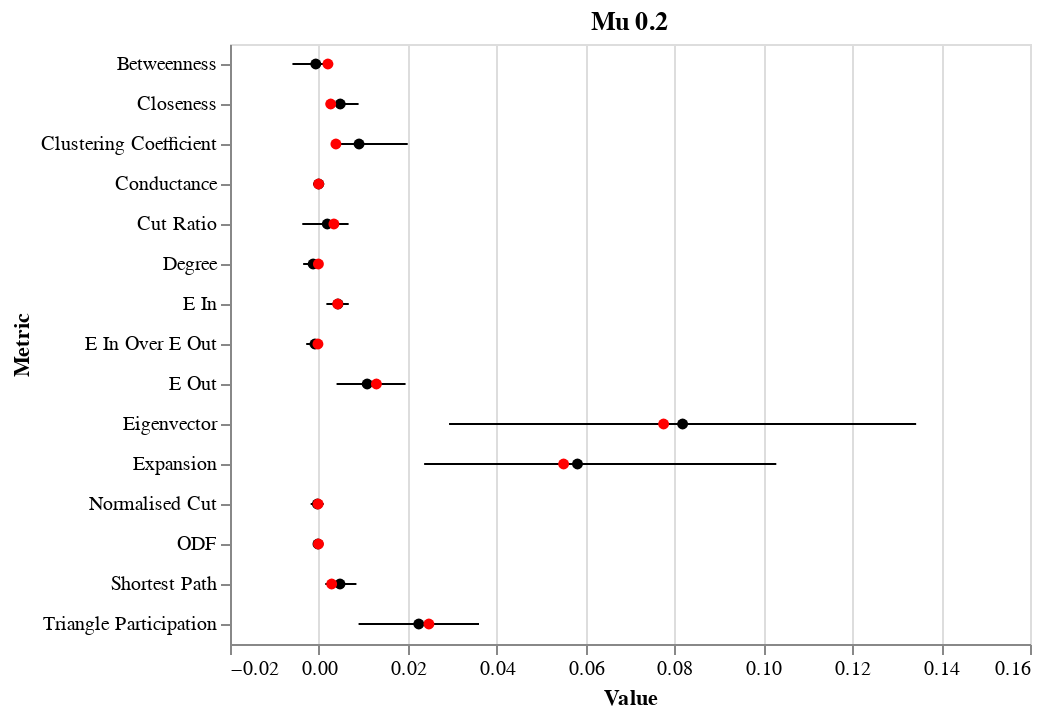
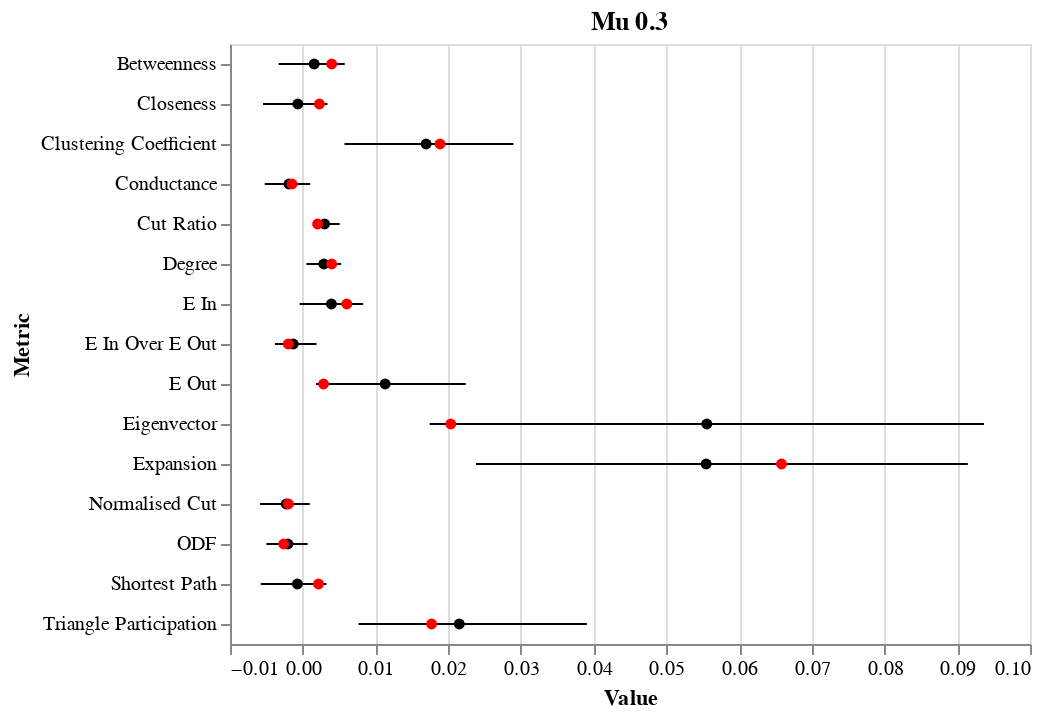

The cell these charts' notebook holds for them, in order:
### Code cell
for mu in [2, 3, 4]:
    mu_feature_importances = {'Metric': [], 'Value': []}
    for graph in [1, 2, 3, 4, 5]:
        with open('Community_Data/LPA/Results/mu_0_{0}/graph_0{1}/results'.format(mu, graph), 'rb') as f:
            results = pickle.load(f)
        perm_importances = results['Feature Importances']
        for feat, val in perm_importances.items():
            mu_feature_importances['Metric'].append(feat)
            mu_feature_importances['Value'].append(val)
    mu_feature_importances = pd.DataFrame(data=mu_feature_importances)
    error_bars = alt.Chart(mu_feature_importances).mark_errorbar(extent='ci').encode(
      x=alt.X('Value:Q', scale=alt.Scale(zero=False)),
      y=alt.Y('Metric:N')
    )


    mean_points = alt.Chart(mu_feature_importances).mark_point(filled=True, color='black').encode(
      x=alt.X('Value:Q', aggregate='mean'),
      y=alt.Y('Metric:N'),
    )
    
    median_points = alt.Chart(mu_feature_importances).mark_point(filled=True, color='red').encode(
      x=alt.X('Value:Q', aggregate='median'),
      y=alt.Y('Metric:N'),
    )

    final_plot = (error_bars + mean_points + median_points).properties(
        title='Mu 0.{0}'.format(mu)
    )

    final_plot.display()

### Figure 1 — Vega-Lite specification as saved in the notebook (floating-point values rounded to 4 significant figures)
{"config": {"view": {"continuousWidth": 400, "continuousHeight": 300}}, "layer": [{"mark": {"type": "errorbar", "extent": "ci"}, "encoding": {"x": {"type": "quantitative", "field": "Value", "scale": {"zero": false}}, "y": {"type": "nominal", "field": "Metric"}}}, {"mark": {"type": "point", "color": "black", "filled": true}, "encoding": {"x": {"type": "quantitative", "aggregate": "mean", "field": "Value"}, "y": {"type": "nominal", "field": "Metric"}}}, {"mark": {"type": "point", "color": "red", "filled": true}, "encoding": {"x": {"type": "quantitative", "aggregate": "median", "field": "Value"}, "y": {"type": "nominal", "field": "Metric"}}}], "data": {"name": "data-b033d3dad2b416c94047bec09d4ee4cc"}, "title": "Mu 0.2", "$schema": "https://vega.github.io/schema/vega-lite/v4.0.2.json", "datasets": {"data-b033d3dad2b416c94047bec09d4ee4cc": [{"Metric": "Degree", "Value": 0.000462}, {"Metric": "Clustering Coefficient", "Value": 0.002104}, {"Metric": "Betweenness", "Value": 0.002027}, {"Metric": "Closeness", "Value": 0.002658}, {"Metric": "Shortest Path", "Value": 0.002874}, {"Metric": "Eigenvector", "Value": 0.02662}, {"Metric": "E In", "Value": 0.001124}, {"Metric": "E Out", "Value": -0.000915}, {"Metric": "E In Over E Out", "Value": -0.000213}, {"Metric": "ODF", "Value": -9.6e-05}, {"Metric": "Expansion", "Value": 0.008681}, {"Metric": "Cut Ratio", "Value": -0.000879}, {"Metric": "Conductance", "Value": -5.3e-05}, {"Metric": "Normalised Cut", "Value": -0.000175}, {"Metric": "Triangle Participation", "Value": 0.004678}, {"Metric": "Degree", "Value": -0.000106}, {"Metric": "Clustering Coefficient", "Value": 0.003834}, {"Metric": "Betweenness", "Value": 0.003198}, {"Metric": "Closeness", "Value": 0.0117}, {"Metric": "Shortest Path", "Value": 0.01177}, {"Metric": "Eigenvector", "Value": 0.07756}, {"Metric": "E In", "Value": 0.004236}, {"Metric": "E Out", "Value": 0.02459}, {"Metric": "E In Over E Out", "Value": -0.004049}, {"Metric": "ODF", "Value": -0.001389}, {"Metric": "Expansion", "Value": 0.05506}, {"Metric": "Cut Ratio", "Value": 0.006374}, {"Metric": "Conductance", "Value": -0.001362}, {"Metric": "Normalised Cut", "Value": -0.001468}, {"Metric": "Triangle Participation", "Value": 0.02475}, {"Metric": "Degree", "Value": -0.005588}, {"Metric": "Clustering Coefficient", "Value": 0.03027}, {"Metric": "Betweenness", "Value": -0.01025}, {"Metric": "Closeness", "Value": 0.000482}, {"Metric": "Shortest Path", "Value": -0.000106}, {"Metric": "Eigenvector", "Value": 0.00783}, {"Metric": "E In", "Value": 0.006904}, {"Metric": "E Out", "Value": 0.01295}, {"Metric": "E In Over E Out", "Value": -0.002014}, {"Metric": "ODF", "Value": -0.001723}, {"Metric": "Expansion", "Value": 0.0631}, {"Metric": "Cut Ratio", "Value": -0.008056}, {"Metric": "Conductance", "Value": -0.001881}, {"Metric": "Normalised Cut", "Value": -0.002849}, {"Metric": "Triangle Participation", "Value": 0.04318}, {"Metric": "Degree", "Value": -0.003213}, {"Metric": "Clustering Coefficient", "Value": 0.005283}, {"Metric": "Betweenness", "Value": -0.002216}, {"Metric": "Closeness", "Value": 0.006887}, {"Metric": "Shortest Path", "Value": 0.006961}, {"Metric": "Eigenvector", "Value": 0.115}, {"Metric": "E In", "Value": 0.000828}, {"Metric": "E Out", "Value": 0.00439}, {"Metric": "E In Over E Out", "Value": -0.000104}, {"Metric": "ODF", "Value": 0.000481}, {"Metric": "Expansion", "Value": 0.02927}, {"Metric": "Cut Ratio", "Value": 0.003378}, {"Metric": "Conductance", "Value": 0.001064}, {"Metric": "Normalised Cut", "Value": 0.000773}, {"Metric": "Triangle Participation", "Value": 0.005269}, {"Metric": "Degree", "Value": 0.001969}, {"Metric": "Clustering Coefficient", "Value": 0.003696}, {"Metric": "Betweenness", "Value": 0.003764}, {"Metric": "Closeness", "Value": 0.002307}, {"Metric": "Shortest Path", "Value": 0.002246}, {"Metric": "Eigenvector", "Value": 0.1821}, {"Metric": "E In", "Value": 0.008386}, {"Metric": "E Out", "Value": 0.01332}, {"Metric": "E In Over E Out", "Value": 0.001936}, {"Metric": "ODF", "Value": 0.00169}, {"Metric": "Expansion", "Value": 0.1348}, {"Metric": "Cut Ratio", "Value": 0.008641}, {"Metric": "Conductance", "Value": 0.00203}, {"Metric": "Normalised Cut", "Value": 0.002041}, {"Metric": "Triangle Participation", "Value": 0.03451}]}}

### Figure 2 — Vega-Lite specification as saved in the notebook (floating-point values rounded to 4 significant figures)
{"config": {"view": {"continuousWidth": 400, "continuousHeight": 300}}, "layer": [{"mark": {"type": "errorbar", "extent": "ci"}, "encoding": {"x": {"type": "quantitative", "field": "Value", "scale": {"zero": false}}, "y": {"type": "nominal", "field": "Metric"}}}, {"mark": {"type": "point", "color": "black", "filled": true}, "encoding": {"x": {"type": "quantitative", "aggregate": "mean", "field": "Value"}, "y": {"type": "nominal", "field": "Metric"}}}, {"mark": {"type": "point", "color": "red", "filled": true}, "encoding": {"x": {"type": "quantitative", "aggregate": "median", "field": "Value"}, "y": {"type": "nominal", "field": "Metric"}}}], "data": {"name": "data-f331793a82919496f50e4195e99ba5ad"}, "title": "Mu 0.3", "$schema": "https://vega.github.io/schema/vega-lite/v4.0.2.json", "datasets": {"data-f331793a82919496f50e4195e99ba5ad": [{"Metric": "Degree", "Value": 0.006343}, {"Metric": "Clustering Coefficient", "Value": 0.002951}, {"Metric": "Betweenness", "Value": -0.007208}, {"Metric": "Closeness", "Value": 0.002296}, {"Metric": "Shortest Path", "Value": 0.002167}, {"Metric": "Eigenvector", "Value": 0.1105}, {"Metric": "E In", "Value": 0.0106}, {"Metric": "E Out", "Value": 0.02965}, {"Metric": "E In Over E Out", "Value": -0.0027}, {"Metric": "ODF", "Value": -0.002617}, {"Metric": "Expansion", "Value": 0.1126}, {"Metric": "Cut Ratio", "Value": 0.00191}, {"Metric": "Conductance", "Value": -0.001465}, {"Metric": "Normalised Cut", "Value": -0.001971}, {"Metric": "Triangle Participation", "Value": 0.05488}, {"Metric": "Degree", "Value": 0.003982}, {"Metric": "Clustering Coefficient", "Value": 0.02205}, {"Metric": "Betweenness", "Value": 0.006036}, {"Metric": "Closeness", "Value": -0.009313}, {"Metric": "Shortest Path", "Value": -0.009347}, {"Metric": "Eigenvector", "Value": 0.1135}, {"Metric": "E In", "Value": 0.006062}, {"Metric": "E Out", "Value": 0.002861}, {"Metric": "E In Over E Out", "Value": 9.7e-05}, {"Metric": "ODF", "Value": -0.000138}, {"Metric": "Expansion", "Value": 0.07734}, {"Metric": "Cut Ratio", "Value": 0.003595}, {"Metric": "Conductance", "Value": -0.000875}, {"Metric": "Normalised Cut", "Value": -0.001268}, {"Metric": "Triangle Participation", "Value": 0.01772}, {"Metric": "Degree", "Value": -0.000546}, {"Metric": "Clustering Coefficient", "Value": 0.03997}, {"Metric": "Betweenness", "Value": -0.001768}, {"Metric": "Closeness", "Value": 0.002976}, {"Metric": "Shortest Path", "Value": 0.003189}, {"Metric": "Eigenvector", "Value": 0.01999}, {"Metric": "E In", "Value": -0.001841}, {"Metric": "E Out", "Value": 0.000964}, {"Metric": "E In Over E Out", "Value": -0.001987}, {"Metric": "ODF", "Value": -0.003025}, {"Metric": "Expansion", "Value": 0.005613}, {"Metric": "Cut Ratio", "Value": 0.002048}, {"Metric": "Conductance", "Value": -0.002794}, {"Metric": "Normalised Cut", "Value": -0.003042}, {"Metric": "Triangle Participation", "Value": 0.01289}, {"Metric": "Degree", "Value": -0.000173}, {"Metric": "Clustering Coefficient", "Value": 0.000983}, {"Metric": "Betweenness", "Value": 0.00398}, {"Metric": "Closeness", "Value": -0.003657}, {"Metric": "Shortest Path", "Value": -0.004035}, {"Metric": "Eigenvector", "Value": 0.01344}, {"Metric": "E In", "Value": -0.002254}, {"Metric": "E Out", "Value": 0.001755}, {"Metric": "E In Over E Out", "Value": -0.005727}, {"Metric": "ODF", "Value": -0.007271}, {"Metric": "Expansion", "Value": 0.01595}, {"Metric": "Cut Ratio", "Value": 0.000842}, {"Metric": "Conductance", "Value": -0.007478}, {"Metric": "Normalised Cut", "Value": -0.008332}, {"Metric": "Triangle Participation", "Value": -0.002581}, {"Metric": "Degree", "Value": 0.004863}, {"Metric": "Clustering Coefficient", "Value": 0.01888}, {"Metric": "Betweenness", "Value": 0.006819}, {"Metric": "Closeness", "Value": 0.00436}, {"Metric": "Shortest Path", "Value": 0.004375}, {"Metric": "Eigenvector", "Value": 0.02036}, {"Metric": "E In", "Value": 0.00717}, {"Metric": "E Out", "Value": 0.02142}, {"Metric": "E In Over E Out", "Value": 0.003798}, {"Metric": "ODF", "Value": 0.002875}, {"Metric": "Expansion", "Value": 0.06584}, {"Metric": "Cut Ratio", "Value": 0.006621}, {"Metric": "Conductance", "Value": 0.003136}, {"Metric": "Normalised Cut", "Value": 0.003288}, {"Metric": "Triangle Participation", "Value": 0.02471}]}}
